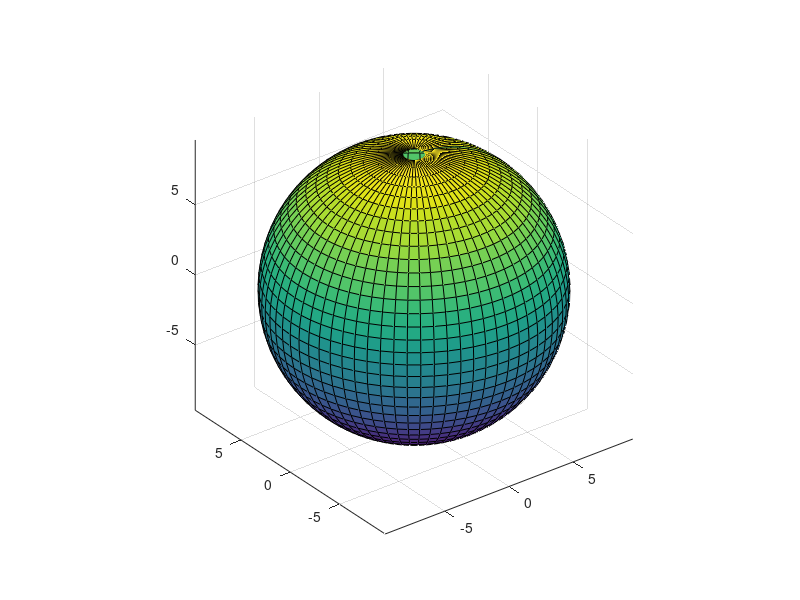
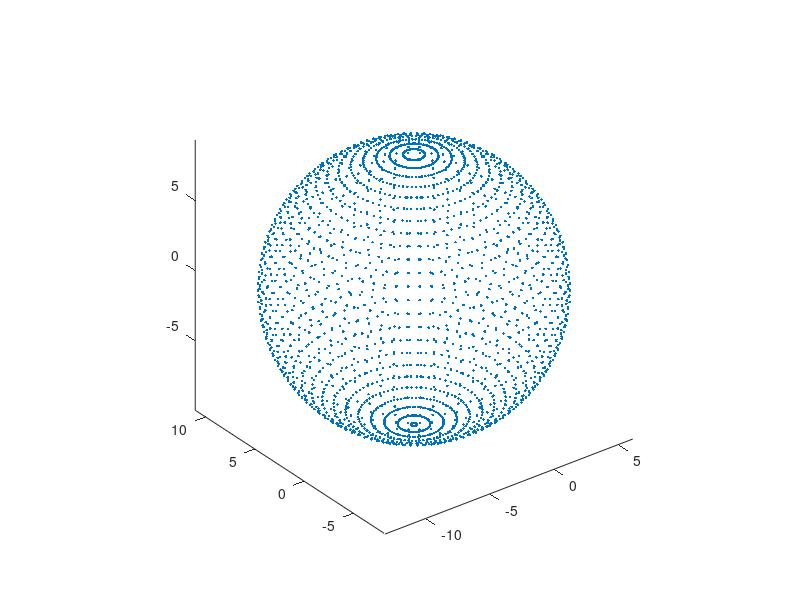

Source code (MATLAB) for these figures, in order: (Note: this script raises an error after producing the figures.)
%% Test 1: define sphere in spherical coords and find parameters

close all; clear; clc

% full sphere
az = [0:5:359]; % azimuth range in degrees
el = [-89:5:89]; % elevation range in degrees
[AZ,EL] = meshgrid(az,el);

rval = 9.638; % define radius
RR = ones(size(AZ)).*rval;

zval = RR.*sind(EL);
xval = RR.*cosd(EL).*cosd(AZ);
yval = RR.*cosd(EL).*sind(AZ);

% visualize sphere
figure()
surf(xval, yval, zval)
axis equal

% create point cloud (3 x num points) from meshgrid
origin = [-3.5 1.4 -0.3]'; % define  origin
x = xval(:) + origin(1);
y = yval(:) + origin(2);
z = zval(:) + origin(3);

xyz = [
    x'
    y'
    z'
    ];

% visualize point cloud
figure()
plot3(x, y, z, '.')
axis equal

% find the origin and radius using method of least-squares
[cen, radius] = wlsqSphere(xyz);

disp('center of sphere')
disp('================')
disp('estimate    error')
[cen       cen-origin]


disp('radius of sphere')
disp('================')
disp('estimate    error')
[radius       radius-rval]

%% Test 2: use quarter sphere to test sampling skewed toward a direction

close all; clear; clc

% skew measurements to the one quadrant of sphere
az = [0:1:90]; % azimuth range in degrees
el = [0:1:90]; % elevation range in degrees
[AZ,EL] = meshgrid(az,el);

rval = 7.375; % define radius
RR = ones(size(AZ)).*rval;

zval = RR.*sind(EL);
xval = RR.*cosd(EL).*cosd(AZ);
yval = RR.*cosd(EL).*sind(AZ);

% create point cloud (3 x num points) from meshgrid
origin = [4.9 -1.96 0.42]'; % define  origin
x = xval(:) + origin(1);
y = yval(:) + origin(2);
z = zval(:) + origin(3);

xyz = [
    x'
    y'
    z'
    ];

% visualize point cloud
figure()
plot3(x, y, z, '.')
axis equal

% find the origin and radius using method of least-squares
[cen, radius] = wlsqSphere(xyz);

disp('center of sphere')
disp('================')
disp('estimate    error')
[cen       cen-origin]


disp('radius of sphere')
disp('================')
disp('estimate    error')
[radius       radius-rval]

%% Test 3: add measurement noise to quarter sphere and weight the samples

close all; clear; clc

% skew measurements to the one quadrant of sphere
az = [5:1:85]; % azimuth range in degrees
el = [5:1:85]; % elevation range in degrees
[AZ,EL] = meshgrid(az,el);
npts = length(AZ(:));

rval = 112.5253; % define  radius
RR = ones(size(AZ)).*rval;

zval = RR.*sind(EL);
xval = RR.*cosd(EL).*cosd(AZ);
yval = RR.*cosd(EL).*sind(AZ);

% define size of noise
A = rval/5; % define the size at one standard-deviation (20% of radius)

% randomly "pollute" the samples with noise
headstails = coinflip(npts);
N = A .* randn(npts,3);
N(~headstails,:) = 0;

% create point cloud (3 x num points) from meshgrid
origin = [907.453 -42.345 -340.0234]'; % define  origin

x = xval(:) + origin(1) + N(:,1);
y = yval(:) + origin(2) + N(:,2);
z = zval(:) + origin(3) + N(:,3);

% compute weights of each sample
W = repmat(0.9,npts,1); % assign initial high-confidence weight 
W(headstails) = 0.1; % assign low-confidence weights to polluted samples 

xyz = [
    x'
    y'
    z'
    ];

% visualize point cloud
figure()
plot3(x, y, z, '.')
axis equal

% find the origin and radius using method of least-squares
[cen, radius] = wlsqSphere(xyz); % does not weight measurements
[cen_w, radius_w] = wlsqSphere(xyz,W); % apply weights to measurements

disp('center of sphere')
disp('================')
disp('estimate    weighted  actual')
[cen       cen_w       origin]

disp('radius of sphere')
disp('================')
disp('estimate    weighted  actual')
[radius       radius_w               rval]



function headsOrTails = coinflip(npts)
%COINFLIP Summary of this function goes here
%   Detailed explanation goes here
headsOrTails = rand(npts,1) >= 0.5;

end